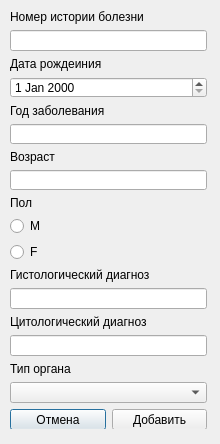
<?xml version="1.0" encoding="UTF-8"?>
<ui version="4.0">
 <class>PatientAdder</class>
 <widget class="QDialog" name="PatientAdder">
  <property name="geometry">
   <rect>
    <x>0</x>
    <y>0</y>
    <width>220</width>
    <height>444</height>
   </rect>
  </property>
  <property name="windowTitle">
   <string>Dialog</string>
  </property>
  <widget class="QWidget" name="">
   <property name="geometry">
    <rect>
     <x>10</x>
     <y>10</y>
     <width>197</width>
     <height>419</height>
    </rect>
   </property>
   <layout class="QVBoxLayout" name="verticalLayout">
    <item>
     <widget class="QLabel" name="label">
      <property name="text">
       <string>Номер истории болезни</string>
      </property>
     </widget>
    </item>
    <item>
     <widget class="QLineEdit" name="lineEdit"/>
    </item>
    <item>
     <widget class="QLabel" name="label_2">
      <property name="text">
       <string>Дата рождеиния</string>
      </property>
     </widget>
    </item>
    <item>
     <widget class="QDateEdit" name="dateEdit"/>
    </item>
    <item>
     <widget class="QLabel" name="label_3">
      <property name="text">
       <string>Год заболевания</string>
      </property>
     </widget>
    </item>
    <item>
     <widget class="QLineEdit" name="lineEdit_2"/>
    </item>
    <item>
     <widget class="QLabel" name="label_4">
      <property name="text">
       <string>Возраст</string>
      </property>
     </widget>
    </item>
    <item>
     <widget class="QLineEdit" name="lineEdit_3"/>
    </item>
    <item>
     <widget class="QLabel" name="label_5">
      <property name="text">
       <string>Пол</string>
      </property>
     </widget>
    </item>
    <item>
     <widget class="QRadioButton" name="radioButton">
      <property name="text">
       <string>M</string>
      </property>
     </widget>
    </item>
    <item>
     <widget class="QRadioButton" name="radioButton_2">
      <property name="text">
       <string>F</string>
      </property>
     </widget>
    </item>
    <item>
     <widget class="QLabel" name="label_6">
      <property name="text">
       <string>Гистологический диагноз</string>
      </property>
     </widget>
    </item>
    <item>
     <widget class="QLineEdit" name="lineEdit_4"/>
    </item>
    <item>
     <widget class="QLabel" name="label_7">
      <property name="text">
       <string>Цитологический диагноз</string>
      </property>
     </widget>
    </item>
    <item>
     <widget class="QLineEdit" name="lineEdit_5"/>
    </item>
    <item>
     <widget class="QLabel" name="label_8">
      <property name="text">
       <string>Тип органа</string>
      </property>
     </widget>
    </item>
    <item>
     <widget class="QComboBox" name="comboBox"/>
    </item>
    <item>
     <layout class="QHBoxLayout" name="horizontalLayout">
      <item>
       <widget class="QPushButton" name="pushButton_2">
        <property name="text">
         <string>Отмена</string>
        </property>
       </widget>
      </item>
      <item>
       <widget class="QPushButton" name="pushButton">
        <property name="text">
         <string>Добавить</string>
        </property>
       </widget>
      </item>
     </layout>
    </item>
   </layout>
  </widget>
 </widget>
 <resources/>
 <connections/>
</ui>
